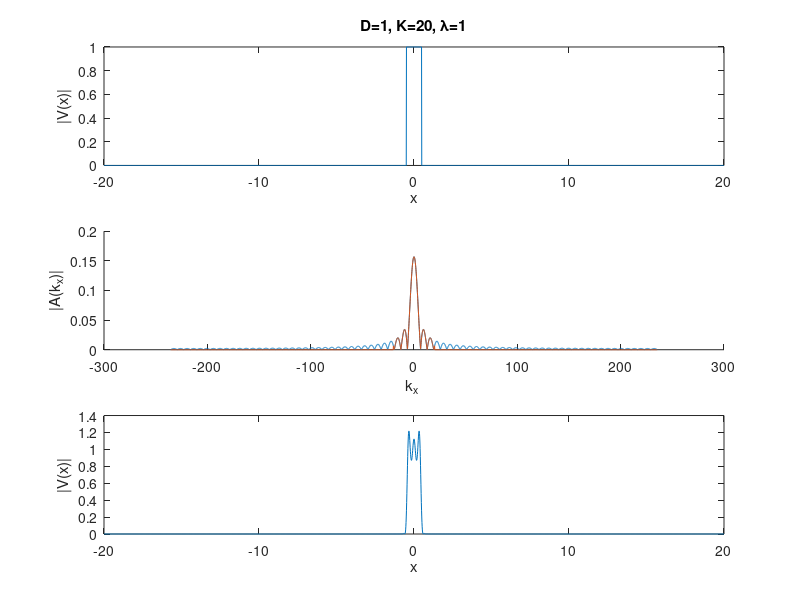

The MATLAB script that drew this image:
clear

x=linspace(-20,20,3000);

phi=pi/2;

kx_max=20;
D=1;
lambda=1;


V=ones(size(x));
V(abs(x)>D/2)=0;

k0=2*pi/lambda;
M=length(x);
deltax=x(2)-x(1);
kx1 = mod( 1/2 + (0:(M-1))/M , 1 ) - 1/2;
kx = kx1*(2*pi/deltax);
kx=fftshift(kx);
deltakx=kx(2)-kx(1);
if(~isrow(x))
    kx=kx(:);
end
A=fftshift(fft(ifftshift(V)))*deltax / (2*pi);
A_cut=A;
A_cut(abs(kx)>kx_max)=0;

V_out = fftshift(ifft(ifftshift(A_cut)))*M*deltakx;

figure
subplot(3,1,1)
plot(x,abs(V))
xlabel('x')
ylabel('|V(x)|')
title(['D=',num2str(D),', K=',num2str(kx_max),', \lambda=',num2str(lambda)])
subplot(3,1,2)
hold on
plot(kx,abs(A))
plot(kx,abs(A_cut))
xlabel('k_x ')
ylabel('|A(k_x)|')

subplot(3,1,3)
plot(x,abs(V_out).^2)
xlabel('x')
ylabel('|V(x)|')

